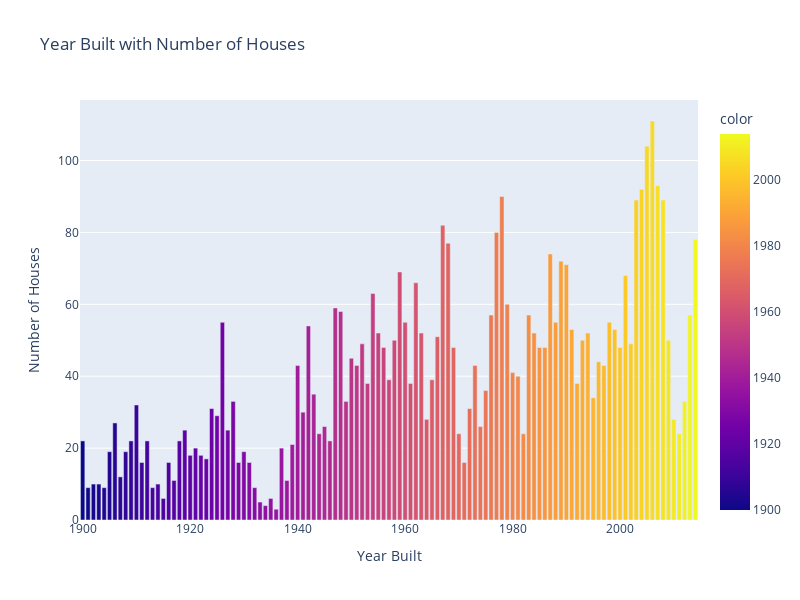

The cell this chart's notebook holds for it:
### Code cell
fig = px.bar(
    x=df.yr_built.value_counts().index,
    y=df.yr_built.value_counts().values,
    labels={"x": "Year Built", "y": "Number of Houses"},
    title="Year Built with Number of Houses",
    color=df.yr_built.value_counts().index,
)


# Change the figure size
fig.update_layout(
    width=800,  # specify the width
    height=600,  # specify the height
)

# Show the figure
fig.show()

### Figure 1 — Plotly figure (JSON) as saved in the notebook; plotly's stock layout.template omitted (floating-point values rounded to 4 significant figures)
{"data": [{"alignmentgroup": "True", "hovertemplate": "Year Built=%{x}<br>Number of Houses=%{y}<br>color=%{marker.color}<extra></extra>", "legendgroup": "", "marker": {"color": [2006, 2005, 2007, 2004, 1978, 2003, 2008, 1967, 1977, 2014, 1968, 1987, 1989, 1990, 1959, 2001, 1962, 1954, 1979, 1947, 1948, 1983, 2013, 1976, 1988, 1926, 1998, 1960, 1942, 1999, 1991, 1984, 1994, 1955, 1963, 1966, 1993, 2009, 1958, 1952, 2002, 1986, 1969, 1956, 2000, 1985, 1950, 1996, 1973, 1940, 1997, 1951, 1980, 1981, 1957, 1965, 1961, 1953, 1992, 1975, 1943, 1995, 1928, 2012, 1949, 1910, 1972, 1924, 1941, 1925, 2010, 1964, 1906, 1945, 1974, 1919, 1927, 2011, 1982, 1970, 1944, 1946, 1918, 1912, 1900, 1909, 1939, 1937, 1921, 1930, 1908, 1905, 1922, 1920, 1923, 1916, 1931, 1929, 1911, 1971, 1907, 1938, 1917, 1903, 1914, 1902, 1932, 1913, 1901, 1904, 1915, 1935, 1933, 1934, 1936], "coloraxis": "coloraxis", "pattern": {"shape": ""}}, "name": "", "offsetgroup": "", "orientation": "v", "showlegend": false, "textposition": "auto", "type": "bar", "x": [2006, 2005, 2007, 2004, 1978, 2003, 2008, 1967, 1977, 2014, 1968, 1987, 1989, 1990, 1959, 2001, 1962, 1954, 1979, 1947, 1948, 1983, 2013, 1976, 1988, 1926, 1998, 1960, 1942, 1999, 1991, 1984, 1994, 1955, 1963, 1966, 1993, 2009, 1958, 1952, 2002, 1986, 1969, 1956, 2000, 1985, 1950, 1996, 1973, 1940, 1997, 1951, 1980, 1981, 1957, 1965, 1961, 1953, 1992, 1975, 1943, 1995, 1928, 2012, 1949, 1910, 1972, 1924, 1941, 1925, 2010, 1964, 1906, 1945, 1974, 1919, 1927, 2011, 1982, 1970, 1944, 1946, 1918, 1912, 1900, 1909, 1939, 1937, 1921, 1930, 1908, 1905, 1922, 1920, 1923, 1916, 1931, 1929, 1911, 1971, 1907, 1938, 1917, 1903, 1914, 1902, 1932, 1913, 1901, 1904, 1915, 1935, 1933, 1934, 1936], "xaxis": "x", "y": [111, 104, 93, 92, 90, 89, 89, 82, 80, 78, 77, 74, 72, 71, 69, 68, 66, 63, 60, 59, 58, 57, 57, 57, 55, 55, 55, 55, 54, 53, 53, 52, 52, 52, 52, 51, 50, 50, 50, 49, 49, 48, 48, 48, 48, 48, 45, 44, 43, 43, 43, 43, 41, 40, 39, 39, 38, 38, 38, 36, 35, 34, 33, 33, 33, 32, 31, 31, 30, 29, 28, 28, 27, 26, 26, 25, 25, 24, 24, 24, 24, 22, 22, 22, 22, 22, 21, 20, 20, 19, 19, 19, 18, 18, 17, 16, 16, 16, 16, 16, 12, 11, 11, 10, 10, 10, 9, 9, 9, 9, 6, 6, 5, 4, 3], "yaxis": "y"}], "layout": {"barmode": "relative", "coloraxis": {"colorbar": {"title": {"text": "color"}}, "colorscale": [[0, "#0d0887"], [0.1111, "#46039f"], [0.2222, "#7201a8"], [0.3333, "#9c179e"], [0.4444, "#bd3786"], [0.5556, "#d8576b"], [0.6667, "#ed7953"], [0.7778, "#fb9f3a"], [0.8889, "#fdca26"], [1, "#f0f921"]]}, "height": 600, "legend": {"tracegroupgap": 0}, "title": {"text": "Year Built with Number of Houses"}, "width": 800, "xaxis": {"anchor": "y", "domain": [0, 1], "title": {"text": "Year Built"}}, "yaxis": {"anchor": "x", "domain": [0, 1], "title": {"text": "Number of Houses"}}}}
